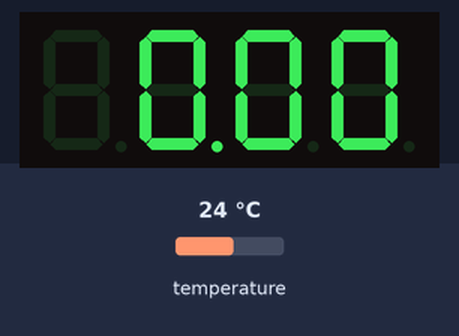
The program below on a simulated Arduino Uno, built with avr-gcc and run on an emulated ATmega328P. Parts: 4-digit seven-segment display. Inputs (shaded band) come from the test bench; at power-on: temperature 24 °C. The local clock reads 2024-03-15 10:24:30 at power-on unless the program sets it.

Above: at 0.1 s.
At 1.1 s:
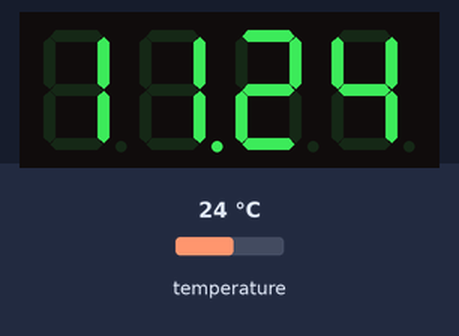
At 90.4 s:
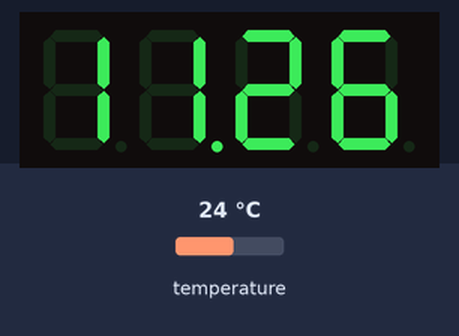

Measured:
- what the display in image 0 shows lasts 1.0 s, from 0.0 s to 1.0 s
- what the display in image 1 shows lasts 29.4 s, from 1.0 s to 30.4 s

The program:

main.cpp
```cpp
#include <Arduino.h>
#include <Wire.h>
#include "SevSeg.h"
#include <DS3231.h>
#include <OneWire.h>


// ---- Time Sensor DS3231 Srart ----

  void getTime();
  void getTemp();
  boolean summertime_EU(int year, byte month, byte day, byte hour, byte tzHours);

  DS3231 Clock;
  bool Century = false;
  bool h12;
  bool PM;
  boolean isSummer = true;
  short jahr, monat, tag, stunden, minuten, sekunden;
  long temperatur;

  int time = 0;
  int stateTime = 0;
  unsigned long nTtE;
  int tempState;
  int waitTemp = 5000;
  unsigned long nTtETemp;
  int wait = 1000;

  int loopWait = 2;
  int loopstate;
  unsigned long nTtELoop;

// ---- Time Sensor DS3231 End ----

// ---- 7-Segment Start ----

  SevSeg sevseg;

  void setUPSevSeg();
  void printTime();


// ---- 7-Segment End ----

void makeEverythingInLoop();

void setup() {

  Serial.begin(115200);
  Wire.begin();

  setUPSevSeg();

}

void loop() {
  makeEverythingInLoop();
  sevseg.refreshDisplay();
}

void getTemp(){

  switch (tempState)
  {
  case 0:
    nTtETemp = millis() + waitTemp;
    tempState = 1;
    break;
  case 1:
    if(millis() > nTtETemp){

      temperatur = Clock.getTemperature();
      //Serial.print(temperatur);
      tempState = 0;
    }
    break;
  default:
    break;
  }

}

void setUPSevSeg(){
  byte numDigits = 4; //Hier wird die Anzahl der Ziffern angegeben
  byte digitPins[] = {
      2,
      3,
      4,
      5
    }; //Die Pins zu den Ziffern werden festgelegt
    byte segmentPins[] = {
      6,
      7,
      8,
      9,
      10,
      11,
      12,
      13
    }; //Die Pins zu den //Segmenten werden festgelegt
    sevseg.begin(COMMON_CATHODE, numDigits, digitPins, segmentPins);
    sevseg.setBrightness(70);
    sevseg.refreshDisplay();

}

void makeEverythingInLoop(){


   switch (loopstate) {
    case 0:
      nTtELoop = loopWait + millis();
      //sevseg.refreshDisplay();
      loopstate = 1;

    break;
  case 1:
    if (millis() > nTtELoop) {

      getTime();
      printTime();
      getTemp();
      //sevseg.refreshDisplay();

      loopstate = 0;
    }
  break;
  default:
    break;
  }
}

void getTime() {

  switch (stateTime) {
  case 0:

    nTtE = millis() + wait;
    stateTime = 1;
    break;
  case 1:
    if (millis() > nTtE) {

      //Serial.print("Jahr: ");
      jahr = 2000 + Clock.getYear();
      //Serial.print(jahr, DEC);
      //Serial.print("\nMonat: ");

      monat = Clock.getMonth(Century);
      //if (monat < 10)
      //  Serial.print('0');
      //Serial.print(monat, DEC);
      //Serial.print("\nTag: ");

      tag = Clock.getDate();
      //if (tag < 10)
        //Serial.print('0');
      //Serial.print(tag, DEC);
      //Serial.print('\n');
      //Serial.print("Uhrzeit: ");

    //Check Summer Time
      if(stunden>2 && stunden < 3){
        isSummer = summertime_EU(jahr, monat, tag, Clock.getHour(h12, PM), 1);
      }


      if(isSummer){
        stunden = Clock.getHour(h12, PM) + 1;
      }else{
        stunden = Clock.getHour(h12, PM);
      }
      //if (stunden < 10)
        //Serial.print('0');
      //Serial.print(stunden, DEC);
      //Serial.print(':');

      minuten = Clock.getMinute();
      //if (minuten < 10)
        //Serial.print('0');
      //Serial.print(minuten, DEC);
      //Serial.print('.');

      sekunden = Clock.getSecond();
    //  if (sekunden < 10)
      //  Serial.print('0');
      //Serial.print(sekunden, DEC);


      //Display on 7 Seg
      //printTime();

      stateTime = 0;
    }

    break;
  default:
    break;
  }

}

unsigned long nTtEPrintEach;
int waitPrint = 2;
int statePrint = 0;

void printTime() {


  time = (stunden * 100) + minuten;
  sevseg.setNumber(time,2);

  //sevseg.refreshDisplay();


}


// Sommerzeit rechnen
//-------- utility code from jurs ----------
boolean summertime_EU(int year, byte month, byte day, byte hour, byte tzHours)
// European Daylight Savings Time calculation by "jurs" for German Arduino Forum
// input parameters: "normal time" for year, month, day, hour and tzHours (0=UTC, 1=MEZ)
// return value: returns true during Daylight Saving Time, false otherwise
{
  if (month < 3 || month > 10) return false; // keine Sommerzeit in Jan, Feb, Nov, Dez
  if (month > 3 && month < 10) return true; // Sommerzeit in Apr, Mai, Jun, Jul, Aug, Sep
  if (month == 3 && (hour + 24 * day) >= (1 + tzHours + 24 * (31 - (5 * year / 4 + 4) % 7)) || month == 10 && (hour + 24 * day) < (1 + tzHours + 24 * (31 - (5 * year / 4 + 1) % 7)))
    return true;
  else
    return false;
}
```
